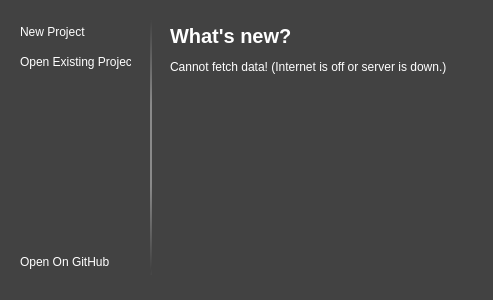
<?xml version="1.0" encoding="UTF-8"?>
<ui version="4.0">
 <class>MainWindow</class>
 <widget class="QMainWindow" name="MainWindow">
  <property name="geometry">
   <rect>
    <x>0</x>
    <y>0</y>
    <width>493</width>
    <height>300</height>
   </rect>
  </property>
  <property name="sizePolicy">
   <sizepolicy hsizetype="Fixed" vsizetype="Fixed">
    <horstretch>0</horstretch>
    <verstretch>0</verstretch>
   </sizepolicy>
  </property>
  <property name="minimumSize">
   <size>
    <width>493</width>
    <height>300</height>
   </size>
  </property>
  <property name="maximumSize">
   <size>
    <width>493</width>
    <height>300</height>
   </size>
  </property>
  <property name="windowTitle">
   <string>Pravum Editor</string>
  </property>
  <property name="autoFillBackground">
   <bool>false</bool>
  </property>
  <property name="styleSheet">
   <string notr="true">background-color: #424242; </string>
  </property>
  <widget class="QWidget" name="centralWidget">
   <property name="cursor">
    <cursorShape>ArrowCursor</cursorShape>
   </property>
   <property name="autoFillBackground">
    <bool>false</bool>
   </property>
   <property name="styleSheet">
    <string notr="true">background-color: #424242; </string>
   </property>
   <widget class="QPushButton" name="newFile">
    <property name="geometry">
     <rect>
      <x>20</x>
      <y>20</y>
      <width>111</width>
      <height>23</height>
     </rect>
    </property>
    <property name="cursor">
     <cursorShape>PointingHandCursor</cursorShape>
    </property>
    <property name="styleSheet">
     <string notr="true">QPushButton { 
	background-color: #424242; 
	color: white; 
	border:none;
	text-align: left;
}

QPushButton:hover { 
	background-color:#424242; 
	color: rgb(217, 217, 217); 
	border:none;
	text-align: left;
}

QPushButton:pressed { 
	background-color: #424242; 
	color: white; 
	border:none;
	text-align: left;
}</string>
    </property>
    <property name="text">
     <string>New Project</string>
    </property>
   </widget>
   <widget class="QPushButton" name="openFile">
    <property name="geometry">
     <rect>
      <x>20</x>
      <y>50</y>
      <width>111</width>
      <height>23</height>
     </rect>
    </property>
    <property name="cursor">
     <cursorShape>PointingHandCursor</cursorShape>
    </property>
    <property name="mouseTracking">
     <bool>false</bool>
    </property>
    <property name="styleSheet">
     <string notr="true">QPushButton { 
	background-color: #424242; 
	color: white; 
	border:none;
	text-align: left;
}

QPushButton:hover { 
	background-color:#424242; 
	color: rgb(217, 217, 217); 
	border:none;
	text-align: left;
}

QPushButton:pressed { 
	background-color: #424242; 
	color: white; 
	border:none;
	text-align: left;
}</string>
    </property>
    <property name="text">
     <string>Open Existing Project</string>
    </property>
   </widget>
   <widget class="QLabel" name="whatsNew">
    <property name="geometry">
     <rect>
      <x>170</x>
      <y>20</y>
      <width>141</width>
      <height>31</height>
     </rect>
    </property>
    <property name="font">
     <font>
      <pointsize>15</pointsize>
      <weight>75</weight>
      <bold>true</bold>
     </font>
    </property>
    <property name="styleSheet">
     <string notr="true">color: white;</string>
    </property>
    <property name="text">
     <string>What's new?</string>
    </property>
   </widget>
   <widget class="QLabel" name="label">
    <property name="geometry">
     <rect>
      <x>150</x>
      <y>20</y>
      <width>2</width>
      <height>255</height>
     </rect>
    </property>
    <property name="styleSheet">
     <string notr="true">background-color: qlineargradient(spread:reflect, x1:0.5, y1:0, x2:0.511364, y2:0.488636, stop:0 rgba(66, 66, 66, 255), stop:0.676136 rgba(138, 138, 138, 255)) !important</string>
    </property>
    <property name="text">
     <string/>
    </property>
   </widget>
   <widget class="QLabel" name="changes">
    <property name="geometry">
     <rect>
      <x>170</x>
      <y>60</y>
      <width>301</width>
      <height>201</height>
     </rect>
    </property>
    <property name="styleSheet">
     <string notr="true">color: white;</string>
    </property>
    <property name="text">
     <string>Cannot fetch data! (Internet is off or server is down.)</string>
    </property>
    <property name="textFormat">
     <enum>Qt::AutoText</enum>
    </property>
    <property name="alignment">
     <set>Qt::AlignLeading|Qt::AlignLeft|Qt::AlignTop</set>
    </property>
   </widget>
   <widget class="QPushButton" name="pushButton">
    <property name="geometry">
     <rect>
      <x>0</x>
      <y>282</y>
      <width>21</width>
      <height>21</height>
     </rect>
    </property>
    <property name="styleSheet">
     <string notr="true">QPushButton { 
	background-color: #424242; 
	color: white; 
	border:none;
	text-align: left;
}
</string>
    </property>
    <property name="text">
     <string/>
    </property>
   </widget>
   <widget class="QPushButton" name="openGithub">
    <property name="geometry">
     <rect>
      <x>20</x>
      <y>250</y>
      <width>111</width>
      <height>23</height>
     </rect>
    </property>
    <property name="cursor">
     <cursorShape>PointingHandCursor</cursorShape>
    </property>
    <property name="mouseTracking">
     <bool>false</bool>
    </property>
    <property name="styleSheet">
     <string notr="true">QPushButton { 
	background-color: #424242; 
	color: white; 
	border:none;
	text-align: left;
}

QPushButton:hover { 
	background-color:#424242; 
	color: rgb(217, 217, 217); 
	border:none;
	text-align: left;
}

QPushButton:pressed { 
	background-color: #424242; 
	color: white; 
	border:none;
	text-align: left;
}</string>
    </property>
    <property name="text">
     <string>Open On GitHub</string>
    </property>
   </widget>
  </widget>
  <action name="actionNew_Project">
   <property name="text">
    <string>New Project</string>
   </property>
  </action>
  <action name="actionOpen_Project">
   <property name="text">
    <string>Open Project</string>
   </property>
  </action>
 </widget>
 <layoutdefault spacing="6" margin="11"/>
 <resources/>
 <connections/>
</ui>
